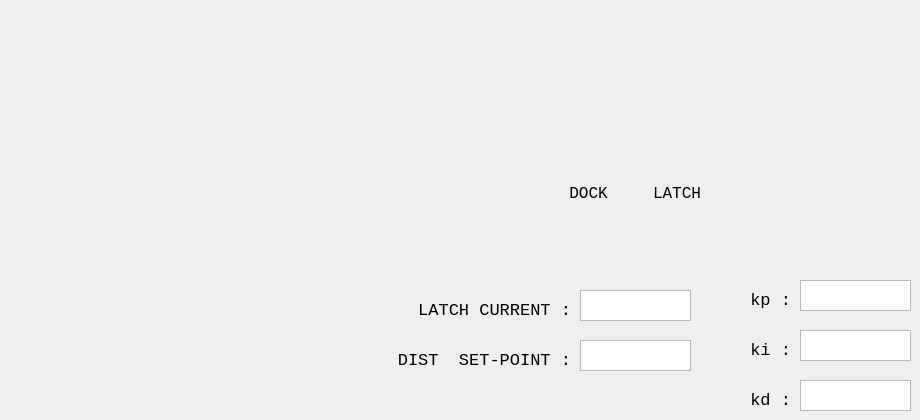
    <widget class="QWidget" name="tab_dock">
     <attribute name="title">
      <string>DOCK</string>
     </attribute>
     <widget class="QLabel" name="label_dock_ki">
      <property name="geometry">
       <rect>
        <x>730</x>
        <y>340</y>
        <width>61</width>
        <height>20</height>
       </rect>
      </property>
      <property name="sizePolicy">
       <sizepolicy hsizetype="Fixed" vsizetype="Fixed">
        <horstretch>0</horstretch>
        <verstretch>0</verstretch>
       </sizepolicy>
      </property>
      <property name="font">
       <font>
        <family>Courier New</family>
        <pointsize>13</pointsize>
        <bold>false</bold>
       </font>
      </property>
      <property name="text">
       <string>ki :</string>
      </property>
      <property name="alignment">
       <set>Qt::AlignmentFlag::AlignRight|Qt::AlignmentFlag::AlignTrailing|Qt::AlignmentFlag::AlignVCenter</set>
      </property>
     </widget>
     <widget class="QLabel" name="label_dock_kp">
      <property name="geometry">
       <rect>
        <x>730</x>
        <y>290</y>
        <width>61</width>
        <height>20</height>
       </rect>
      </property>
      <property name="sizePolicy">
       <sizepolicy hsizetype="Fixed" vsizetype="Fixed">
        <horstretch>0</horstretch>
        <verstretch>0</verstretch>
       </sizepolicy>
      </property>
      <property name="font">
       <font>
        <family>Courier New</family>
        <pointsize>13</pointsize>
        <bold>false</bold>
       </font>
      </property>
      <property name="text">
       <string>kp :</string>
      </property>
      <property name="alignment">
       <set>Qt::AlignmentFlag::AlignRight|Qt::AlignmentFlag::AlignTrailing|Qt::AlignmentFlag::AlignVCenter</set>
      </property>
     </widget>
     <widget class="QLabel" name="label_dock_latch_current">
      <property name="geometry">
       <rect>
        <x>340</x>
        <y>300</y>
        <width>231</width>
        <height>20</height>
       </rect>
      </property>
      <property name="sizePolicy">
       <sizepolicy hsizetype="Fixed" vsizetype="Fixed">
        <horstretch>0</horstretch>
        <verstretch>0</verstretch>
       </sizepolicy>
      </property>
      <property name="font">
       <font>
        <family>Courier New</family>
        <pointsize>13</pointsize>
        <bold>false</bold>
       </font>
      </property>
      <property name="text">
       <string>LATCH CURRENT :</string>
      </property>
      <property name="alignment">
       <set>Qt::AlignmentFlag::AlignRight|Qt::AlignmentFlag::AlignTrailing|Qt::AlignmentFlag::AlignVCenter</set>
      </property>
     </widget>
     <widget class="QTextEdit" name="textEdit_latch_current">
      <property name="geometry">
       <rect>
        <x>580</x>
        <y>290</y>
        <width>111</width>
        <height>31</height>
       </rect>
      </property>
      <property name="sizePolicy">
       <sizepolicy hsizetype="Fixed" vsizetype="Fixed">
        <horstretch>0</horstretch>
        <verstretch>0</verstretch>
       </sizepolicy>
      </property>
      <property name="verticalScrollBarPolicy">
       <enum>Qt::ScrollBarPolicy::ScrollBarAlwaysOff</enum>
      </property>
     </widget>
     <widget class="QTextEdit" name="textEdit_dock_kp">
      <property name="geometry">
       <rect>
        <x>800</x>
        <y>280</y>
        <width>111</width>
        <height>31</height>
       </rect>
      </property>
      <property name="sizePolicy">
       <sizepolicy hsizetype="Fixed" vsizetype="Fixed">
        <horstretch>0</horstretch>
        <verstretch>0</verstretch>
       </sizepolicy>
      </property>
      <property name="verticalScrollBarPolicy">
       <enum>Qt::ScrollBarPolicy::ScrollBarAlwaysOff</enum>
      </property>
     </widget>
     <widget class="QLabel" name="label_dock_dist_sp">
      <property name="geometry">
       <rect>
        <x>310</x>
        <y>350</y>
        <width>261</width>
        <height>20</height>
       </rect>
      </property>
      <property name="sizePolicy">
       <sizepolicy hsizetype="Fixed" vsizetype="Fixed">
        <horstretch>0</horstretch>
        <verstretch>0</verstretch>
       </sizepolicy>
      </property>
      <property name="font">
       <font>
        <family>Courier New</family>
        <pointsize>13</pointsize>
        <bold>false</bold>
       </font>
      </property>
      <property name="text">
       <string>DIST  SET-POINT :</string>
      </property>
      <property name="alignment">
       <set>Qt::AlignmentFlag::AlignRight|Qt::AlignmentFlag::AlignTrailing|Qt::AlignmentFlag::AlignVCenter</set>
      </property>
     </widget>
     <widget class="QTextEdit" name="textEdit_dock_sp">
      <property name="geometry">
       <rect>
        <x>580</x>
        <y>340</y>
        <width>111</width>
        <height>31</height>
       </rect>
      </property>
      <property name="sizePolicy">
       <sizepolicy hsizetype="Fixed" vsizetype="Fixed">
        <horstretch>0</horstretch>
        <verstretch>0</verstretch>
       </sizepolicy>
      </property>
      <property name="verticalScrollBarPolicy">
       <enum>Qt::ScrollBarPolicy::ScrollBarAlwaysOff</enum>
      </property>
     </widget>
     <widget class="QTextEdit" name="textEdit_dock_ki">
      <property name="geometry">
       <rect>
        <x>800</x>
        <y>330</y>
        <width>111</width>
        <height>31</height>
       </rect>
      </property>
      <property name="sizePolicy">
       <sizepolicy hsizetype="Fixed" vsizetype="Fixed">
        <horstretch>0</horstretch>
        <verstretch>0</verstretch>
       </sizepolicy>
      </property>
      <property name="verticalScrollBarPolicy">
       <enum>Qt::ScrollBarPolicy::ScrollBarAlwaysOff</enum>
      </property>
     </widget>
     <widget class="QLabel" name="label_dock_kd">
      <property name="geometry">
       <rect>
        <x>730</x>
        <y>390</y>
        <width>61</width>
        <height>20</height>
       </rect>
      </property>
      <property name="sizePolicy">
       <sizepolicy hsizetype="Fixed" vsizetype="Fixed">
        <horstretch>0</horstretch>
        <verstretch>0</verstretch>
       </sizepolicy>
      </property>
      <property name="font">
       <font>
        <family>Courier New</family>
        <pointsize>13</pointsize>
        <bold>false</bold>
       </font>
      </property>
      <property name="text">
       <string>kd :</string>
      </property>
      <property name="alignment">
       <set>Qt::AlignmentFlag::AlignRight|Qt::AlignmentFlag::AlignTrailing|Qt::AlignmentFlag::AlignVCenter</set>
      </property>
     </widget>
     <widget class="QTextEdit" name="textEdit_dock_kd">
      <property name="geometry">
       <rect>
        <x>800</x>
        <y>380</y>
        <width>111</width>
        <height>31</height>
       </rect>
      </property>
      <property name="sizePolicy">
       <sizepolicy hsizetype="Fixed" vsizetype="Fixed">
        <horstretch>0</horstretch>
        <verstretch>0</verstretch>
       </sizepolicy>
      </property>
      <property name="verticalScrollBarPolicy">
       <enum>Qt::ScrollBarPolicy::ScrollBarAlwaysOff</enum>
      </property>
     </widget>
     <widget class="QWidget" name="layoutWidget">
      <property name="geometry">
       <rect>
        <x>541</x>
        <y>130</y>
        <width>191</width>
        <height>91</height>
       </rect>
      </property>
      <layout class="QGridLayout" name="gridLayout_3">
       <item row="1" column="0">
        <widget class="QLabel" name="label_dock">
         <property name="sizePolicy">
          <sizepolicy hsizetype="Fixed" vsizetype="Fixed">
           <horstretch>0</horstretch>
           <verstretch>0</verstretch>
          </sizepolicy>
         </property>
         <property name="font">
          <font>
           <family>Courier New</family>
           <pointsize>12</pointsize>
           <bold>false</bold>
          </font>
         </property>
         <property name="text">
          <string>DOCK</string>
         </property>
         <property name="alignment">
          <set>Qt::AlignmentFlag::AlignCenter</set>
         </property>
        </widget>
       </item>
       <item row="1" column="1">
        <widget class="QLabel" name="label_latch">
         <property name="sizePolicy">
          <sizepolicy hsizetype="Fixed" vsizetype="Fixed">
           <horstretch>0</horstretch>
           <verstretch>0</verstretch>
          </sizepolicy>
         </property>
         <property name="font">
          <font>
           <family>Courier New</family>
           <pointsize>12</pointsize>
           <bold>false</bold>
          </font>
         </property>
         <property name="text">
          <string>LATCH</string>
         </property>
         <property name="alignment">
          <set>Qt::AlignmentFlag::AlignCenter</set>
         </property>
        </widget>
       </item>
       <item row="0" column="0">
        <widget class="QPushButton" name="pushButton_dock">
         <property name="cursor">
          <cursorShape>PointingHandCursor</cursorShape>
         </property>
         <property name="styleSheet">
          <string notr="true">QPushButton {
    border: none;
    background: transparent;
    outline: none;
	padding: 0px;
    border-radius: 50%;
	min-width: 50px;
}

QPushButton:hover {
    background: rgba(0, 0, 0, 20%);
}</string>
         </property>
         <property name="text">
          <string/>
         </property>
         <property name="icon">
          <iconset resource="resources.qrc">
           <normaloff>:/assets/dock.png</normaloff>:/assets/dock.png</iconset>
         </property>
         <property name="iconSize">
          <size>
           <width>50</width>
           <height>50</height>
          </size>
         </property>
        </widget>
       </item>
       <item row="0" column="1">
        <widget class="QPushButton" name="pushButton_latch">
         <property name="cursor">
          <cursorShape>PointingHandCursor</cursorShape>
         </property>
         <property name="styleSheet">
          <string notr="true">QPushButton {
    border: none;
    background: transparent;
    outline: none;
	padding: 0px;
    border-radius: 50%;
	min-width: 50px;
}

QPushButton:hover {
    background: rgba(0, 0, 0, 20%);
}</string>
         </property>
         <property name="text">
          <string/>
         </property>
         <property name="icon">
          <iconset resource="resources.qrc">
           <normaloff>:/assets/unlatch.png</normaloff>:/assets/unlatch.png</iconset>
         </property>
         <property name="iconSize">
          <size>
           <width>50</width>
           <height>50</height>
          </size>
         </property>
        </widget>
       </item>
      </layout>
     </widget>
    </widget>
